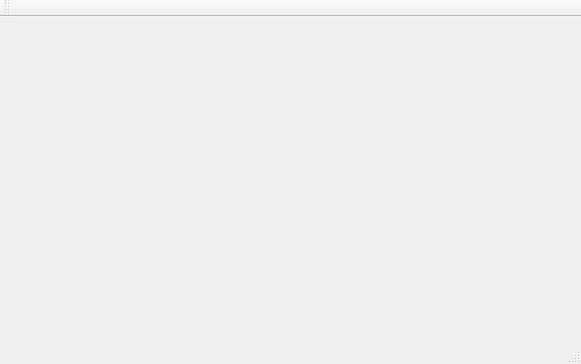
<?xml version="1.0" encoding="UTF-8"?>
<ui version="4.0">
 <class>MainWindow</class>
 <widget class="QMainWindow" name="MainWindow">
  <property name="geometry">
   <rect>
    <x>0</x>
    <y>0</y>
    <width>581</width>
    <height>364</height>
   </rect>
  </property>
  <property name="minimumSize">
   <size>
    <width>581</width>
    <height>364</height>
   </size>
  </property>
  <property name="windowTitle">
   <string>MainWindow</string>
  </property>
  <widget class="WidgetTreePages" name="centralWidget">
   <layout class="QVBoxLayout" name="verticalLayout"/>
  </widget>
  <widget class="QMenuBar" name="menuBar">
   <property name="geometry">
    <rect>
     <x>0</x>
     <y>0</y>
     <width>581</width>
     <height>19</height>
    </rect>
   </property>
  </widget>
  <widget class="QToolBar" name="mainToolBar">
   <attribute name="toolBarArea">
    <enum>TopToolBarArea</enum>
   </attribute>
   <attribute name="toolBarBreak">
    <bool>false</bool>
   </attribute>
  </widget>
  <widget class="QStatusBar" name="statusBar"/>
 </widget>
 <layoutdefault spacing="6" margin="11"/>
 <customwidgets>
  <customwidget>
   <class>WidgetTreePages</class>
   <extends>QWidget</extends>
   <header>widgettreepages.h</header>
   <container>1</container>
  </customwidget>
 </customwidgets>
 <resources/>
 <connections/>
</ui>
